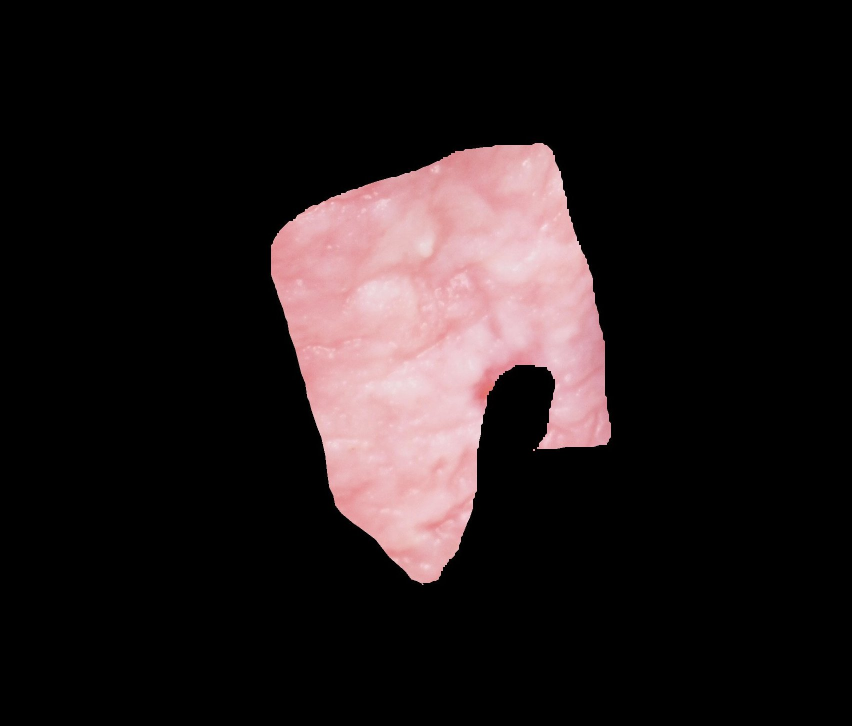
#> input picture Preprocesado/Heridas/Originales/1.jpg, 1704 x 1452 px (shown at 1/2 size); its folder holds only this picture in this run
$ jupyter execute Preprocesado.ipynb
#> lines starting #> are read from the running program, lines starting #| are printed output that depends on the picture
[cell 1]
# Todas las funciones aquí definidas y utilizadas están escritas en un .py con objetivo de poder ser usadas en el resto de NoteBooks.

[cell 2]
import os
import cv2 as cv
import PIL
import numpy as np
import matplotlib.pyplot as plt
import re
plt.rcParams["figure.figsize"] = (30,30)

# Lo primero que hemos de hacer es automatizar el proceso de recortar en cuadrados las imágenes de heridas y de los tejidos sanos de la misma imagen.

def cut(path_load, name):
    import numpy as np
    import cv2 as cv

    img = cv.imread(path_load+"/"+name)

    # Guardamos las dimensiones de la imagen
    dims = (img.shape[0], img.shape[1])

    # Vamos a realizar una suma en los 3 canales RBG, por lo que tendremos un array de Width x Height.
    img_sum = np.sum(img, axis = 2)

    # Ahora trataremos de encontrar el píxel mínimo y máximo en cada dimensión diferente de cero.
    indexs = [[],[]]

    [indexs[0], indexs[1]] = [[np.where(img_sum[i,:]>0) for i in range(dims[0])], [np.where(img_sum[:,i]>0) for i in range(dims[1])]]

    # En indexs[0] tenemos 480 arrays con los indices de los píxeles que son mayores de cero para la primera dimensión. De forma análoga para indexs[1].

    min_x = [indexs[1][i][0][0] if len(indexs[1][i][0] > 0) else -1 for i in range(len(indexs[1]))]
    max_x = [indexs[1][i][0][len(indexs[1][i][0])-1] if len(indexs[1][i][0] > 0) else -1 for i in range(len(indexs[1]))]

    min_x = np.min(list(filter(lambda number: number > 0, min_x)))
    max_x = np.max(list(filter(lambda number: number > 0, max_x)))

    limits_x = (min_x, max_x)

    min_y = [indexs[0][i][0][0] if len(indexs[0][i][0] > 0) else -1 for i in range(len(indexs[0]))]
    max_y = [indexs[0][i][0][len(indexs[0][i][0])-1] if len(indexs[0][i][0] > 0) else -1 for i in range(len(indexs[0]))]

    min_y = np.min(list(filter(lambda number: number > 0, min_y)))
    max_y = np.max(list(filter(lambda number: number > 0, max_y)))

    limits_y = (min_y, max_y)

    new_dims = np.max([limits_x[1]-limits_x[0], limits_y[1]-limits_y[0]])

    # Ahora hemos de recortar la imagen.

    new_limits = [(limits_x[0],limits_y[0]),(limits_x[0]+new_dims, limits_y[0]+new_dims)]

    img_new = img[new_limits[0][0]:new_limits[1][0],new_limits[0][1]:new_limits[1][1],:]

    # Si la imagen no es un cuadrado la rellenaremos con píxeles en negro.

    if img_new.shape[0] != img_new.shape[1]:
        index_min = np.where(np.array([img_new.shape[0], img_new.shape[1]]) == np.min(np.array([img_new.shape[0], img_new.shape[1]])))[0][0]
        if index_min == 0:
            zeros = np.zeros((img_new.shape[1]-img_new.shape[0],img_new.shape[1],3))
            new_img = np.vstack((zeros, img_new))
            return new_img
        else:
            zeros = np.zeros((img_new.shape[0],img_new.shape[0]-img_new.shape[1],3))
            new_img = np.hstack((zeros, img_new))
            return new_img
    else:
        return img_new

[cell 3]
# Función de preprocesado: normalización de 0-255 a 0-1 y posterior estandarización de los 3 canales RGB independientemente.
# Para realizar la estandarización hemos de usar la media y la std de las imágenes de tejido sano correspondientes a cada una de las heridas orales.
# Devuelve una imagen.

def preprocessing(path_inj, path_healthy, name_img, format):
    import numpy as np
    import cv2 as cv

    img_inj = cv.imread(path_inj+"/"+name_img+"."+format)
    img_healthy = cv.imread(path_healthy+"/"+name_img+"."+format)

    def standardize(img1, img2):
        mean = np.mean(img1)
        std = np.std(img1)
        img = (img2-mean)/std
        return img

    r_channel = standardize(img_healthy[:,:,0], img_inj[:,:,0])
    g_channel = standardize(img_healthy[:,:,1], img_inj[:,:,1])
    b_channel = standardize(img_healthy[:,:,2], img_inj[:,:,2])

    # Para evitar valores negativos en las imágenes de salida, aplicaremos la "unity-based normalization" tras estandarizar los canales.

    image_std = np.stack([r_channel, g_channel, b_channel], axis=-1)
    image_std_normalized = (image_std-np.min(image_std))/(np.max(image_std)-np.min(image_std))

    return image_std_normalized

[cell 4]
# Función de redimensión de una imagen a otro tamaño destino. Toma como entrada una imagen y las dimensiones deseadas.
# Como entrada también toma el tipo de interpolación deseada para redimensionar la imagne.
# Devuelve una imagen.

def resize(img, X, Y, method = "linear"):
    import cv2 as cv
    if method == "linear":
        res = cv.resize(img, (X,Y), interpolation=cv.INTER_LINEAR)
    elif method == "nearest":
        res = cv.resize(img, (X,Y), interpolation=cv.INTER_NEAREST)
    elif method == "area":
        res = cv.resize(img, (X,Y), interpolation=cv.INTER_AREA)
    elif method == "cubic":
        res = cv.resize(img, (X,Y), interpolation=cv.INTER_CUBIC)
    elif method == "lanczos4":
        res = cv.resize(img, (X,Y), interpolation=cv.INTER_LANCZOS4)
    else:
        print("Please choose one of the available interpolation methods: 'linear', 'nearest', 'area', 'cubic' or 'lanczos4'. Linear interpolation works by default.")

    return res

[cell 5]
# Función para mostrar una lista de imágenes.

def plot_img(images, rows, cols):
    import matplotlib.pyplot as plt
    if len(images.shape)>3:
        for i in range(images.shape[0]):
            img = images[i]
            plt.subplot(rows,cols,i+1)
            plt.rcParams["figure.figsize"] = (9,9)
            plt.axis('off')
            plt.imshow(img)
    else:
        img = images
        plt.rcParams["figure.figsize"] = (9,9)
        plt.axis('off')
        plt.imshow(img)

[cell 6]
# Función para guardar de forma que se visualice. Es idéntica a la función de mostrar imagen con la única diferencia de que, además, guarda la imagen.
# La imagen se guarda únicamente con el objetivo de visualizarla fuera de Python, pero ni el tamaño coincide ni los píxeles son los mismos tras volverla a cargar en Python.

# [6 lines left out: function save_img, not called in this run]

[cell 7]
# Lo primero que haremos será cargar las imágenes de las heridas y las zonas sanas, recortarlas y guardarlas en otra carpeta.

files1 = os.listdir("Heridas/Originales")
files2 = os.listdir("Sanos/Originales")

for i in range(len(files1)):
    img1 = cut(path_load = "Heridas/Originales", name = files1[i])
#> in cut, img is the input picture: shape (1452, 1704, 3); mean B, G, R 27.8, 27, 35.1
#> in cut, `img_sum = np.sum(img, axis = 2)`:
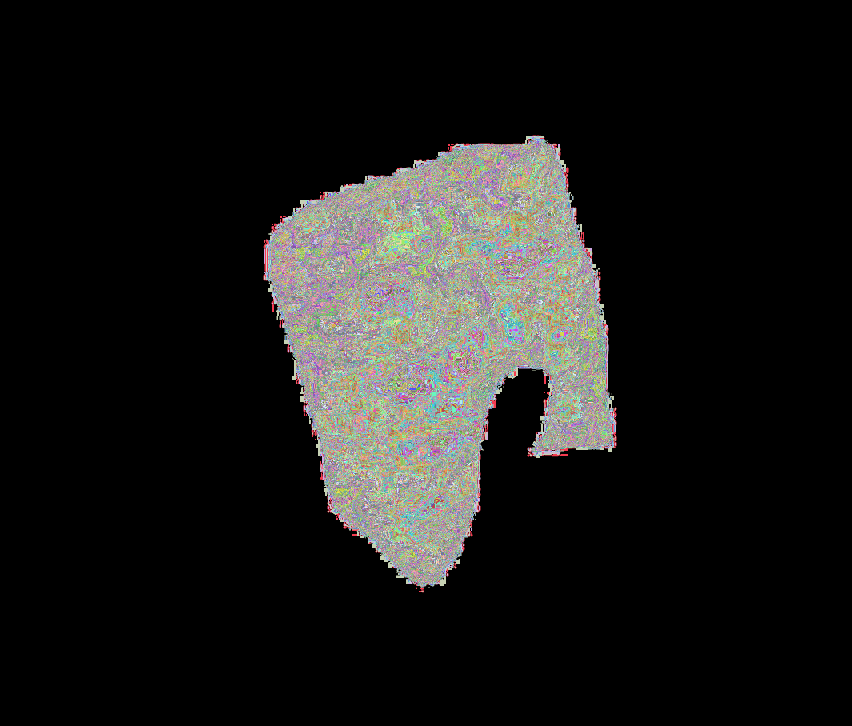
#> img_sum: shape (1452, 1704) uint64 (shown at 1/2 size); 373 distinct labels, from 0 to 713; one colour per label, 0 black
#> in cut, `min_x = [indexs[1][i][0][0] if len(indexs[1][i][0] > 0) else -1 for i ..`: min_x = 1704 values, max 817 at index 1228, min -1 at index 0, mean 151.8
#> in cut, `max_x = [indexs[1][i][0][len(indexs[1][i][0])-1] if len(indexs[1][i][0..`: max_x = 1704 values, max 1184 at index 844, min -1 at index 0, mean 393.6
#> in cut, `min_x = np.min(list(filter(lambda number: number > 0, min_x)))`: min_x = 271
#> in cut, `max_x = np.max(list(filter(lambda number: number > 0, max_x)))`: max_x = 1184
#> in cut, `limits_x = (min_x, max_x)`: limits_x = (271, 1184)
#> in cut, `min_y = [indexs[0][i][0][0] if len(indexs[0][i][0] > 0) else -1 for i ..`: min_y = 1452 values, max 1065 at index 271, min -1 at index 0, mean 407.4
#> in cut, `max_y = [indexs[0][i][0][len(indexs[0][i][0])-1] if len(indexs[0][i][0..`: max_y = 1452 values, max 1232 at index 816, min -1 at index 0, mean 699
#> in cut, `min_y = np.min(list(filter(lambda number: number > 0, min_y)))`: min_y = 527
#> in cut, `max_y = np.max(list(filter(lambda number: number > 0, max_y)))`: max_y = 1232
#> in cut, `limits_y = (min_y, max_y)`: limits_y = (527, 1232)
#> in cut, `new_dims = np.max([limits_x[1]-limits_x[0], limits_y[1]-limits_y[0]])`: new_dims = 913
#> in cut, `new_limits = [(limits_x[0],limits_y[0]),(limits_x[0]+new_dims, limits_..`: new_limits = [(271, 527), (1184, 1440)]
#> in cut, `img_new = img[new_limits[0][0]:new_limits[1][0],new_limits[0][1]:new_l..`:
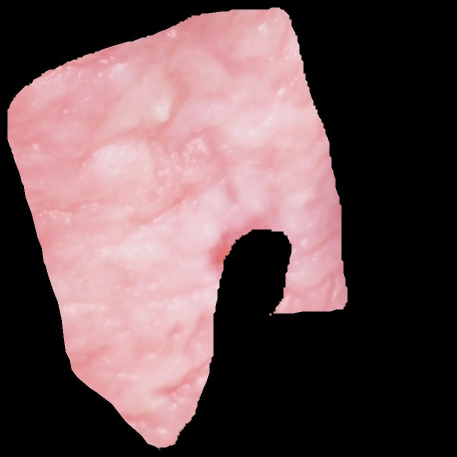
#> img_new: shape (913, 913, 3) (shown at 1/2 size); mean B, G, R 82.4, 80, 104.3
    img2 = cut(path_load = "Sanos/Originales", name = files2[i])
    cv.imwrite("Heridas/Recortados/"+re.findall(r'\d+', files1[i])[0]+".png", img1)
    cv.imwrite("Sanos/Recortados/"+re.findall(r'\d+', files2[i])[0]+".png", img2)

[cell 8]
# Ahora hemos de tener en cuenta que las imágenes van a tener diferente tamaño tras estandarizarlas y normalizarlas, por lo que será necesario hacer un redimensionado
# a algunas de ellas para que todas tengan la misma dimensión. No obstante, ya tenemos las imágenes en cuadrados. Guardaremos también los tamaños.

import os

files = os.listdir("Heridas/Recortados")

processed_images, sizes = [preprocessing(path_inj = "Heridas/Recortados", path_healthy = "Sanos/Recortados", name_img = str(i+1), format = "png") for i in range(len(files))], [preprocessing(path_inj = "Heridas/Recortados", path_healthy = "Sanos/Recortados", name_img = str(i+1), format = "png").shape[0] for i in range(len(files))]
#> in standardize, `mean = np.mean(img1)`: mean = 82.43
#> in standardize, `mean = np.mean(img1)`:
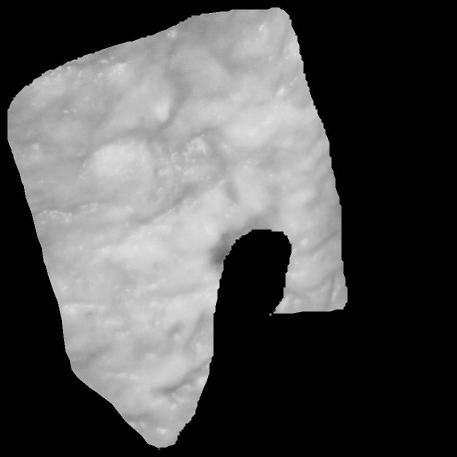
#> img1: shape (913, 913) (shown at 1/2 size); min 0, max 234, mean 82.4
#> in standardize, `std = np.std(img1)`: std = 92.19
#> in standardize (call 3), `mean = np.mean(img1)`: mean = 104.3
#> in standardize (call 3), `mean = np.mean(img1)`:
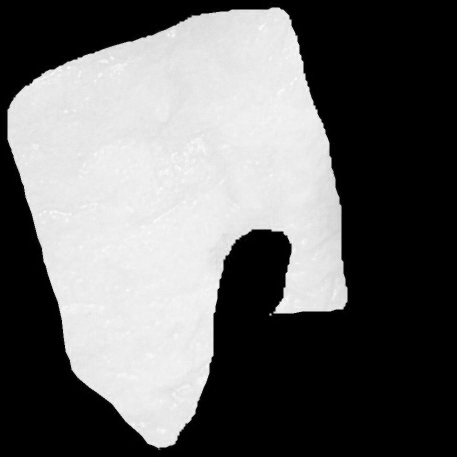
#> img1: shape (913, 913) (shown at 1/2 size); min 0, max 255, mean 104.3
#> in standardize (call 3), `std = np.std(img1)`: std = 115.7
#> in preprocessing, `image_std = np.stack([r_channel, g_channel, b_channel], axis=-1)`:
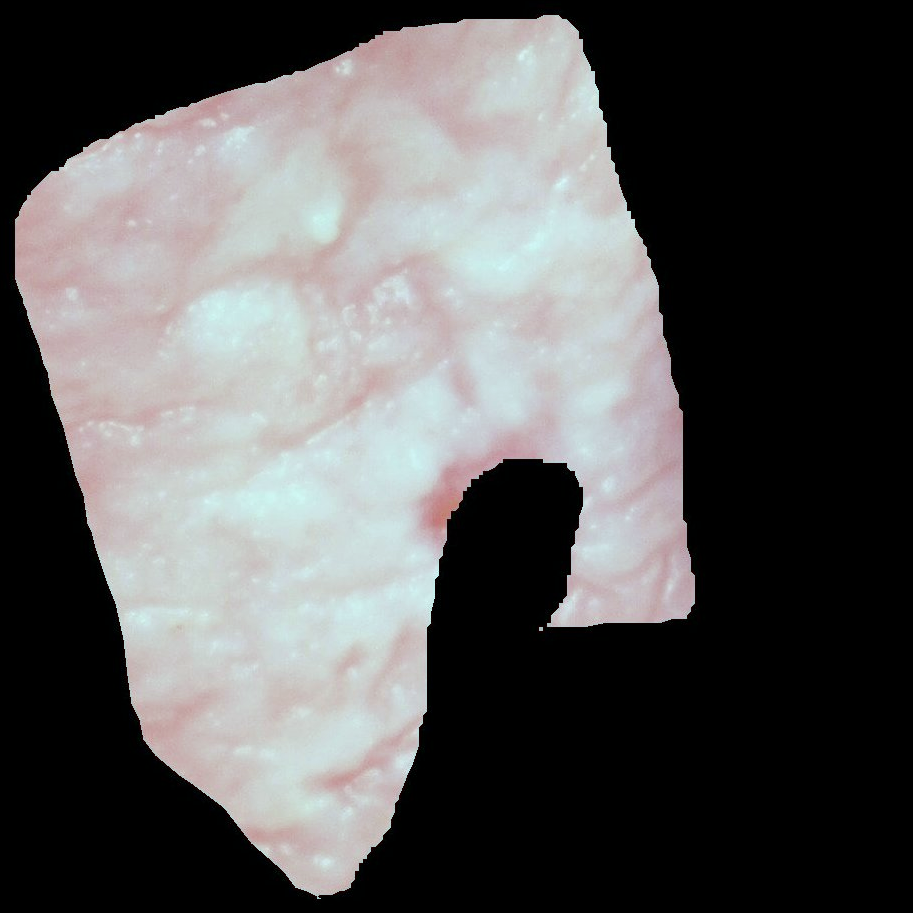
#> image_std: shape (913, 913, 3) float64; mean B, G, R -1.27e-12, 5.76e-13, -9.12e-13; drawn with min black and max white
#> sizes = [913]

[cell 9]
# Redimensionaremos las imágenes mediante el método de interpolación linear.
# Para la redimensión sería conveniente utilizar una media de las dimensiones.

new_dim = int(round(np.mean(sizes)))
#> new_dim = 913

resized_images = [resize(processed_images[i], X = new_dim, Y = new_dim, method = "linear") for i in range(len(files))]
#> resized_images = 1 item

# Por último las vamos a disponer en un array todas juntas.
resized_images = np.stack(resized_images, axis = 0)

[cell 10]
# Ploteamos las imágenes procesadas.

plot_img(resized_images, rows = 3, cols = 4)

$ run again, on Preprocesado/Heridas/Recortados/1.png
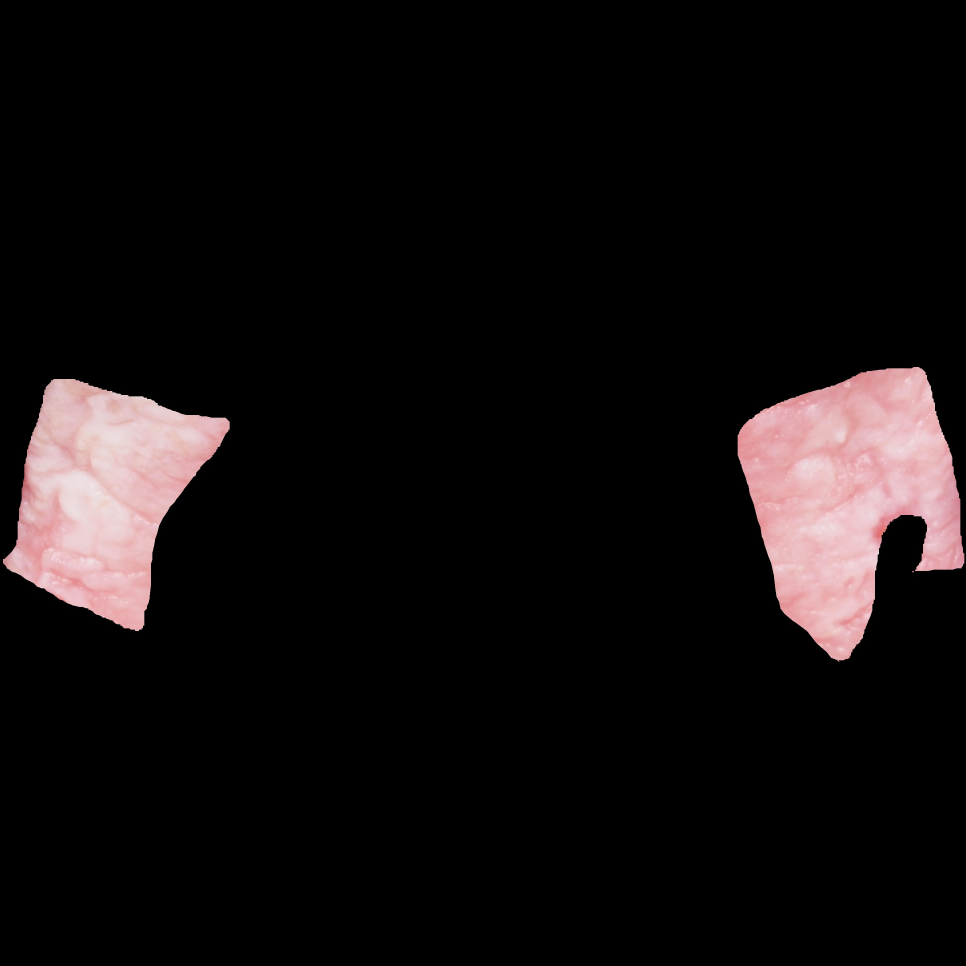
#> input picture Preprocesado/Heridas/Recortados/1.png, 2897 x 2897 px (shown at 1/3 size)
#> in preprocessing, img_inj is the input picture: shape (2897, 2897, 3); mean B, G, R 15, 14.7, 18.6
#> mean = 15.02
#> in standardize, `mean = np.mean(img1)`:
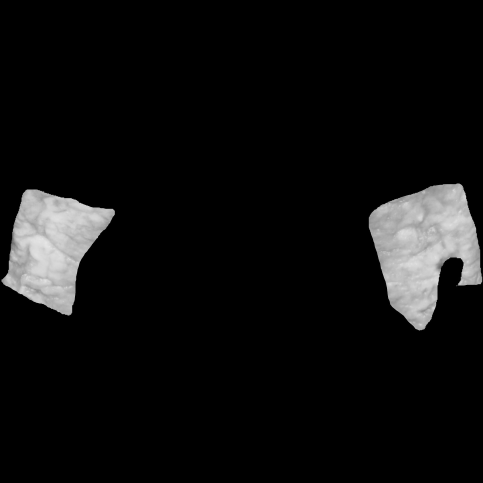
#> img1: shape (2897, 2897) (shown at 1/6 size); min 0, max 236, mean 15
#> std = 51.07
#> mean = 18.62
#> in standardize (call 3), `mean = np.mean(img1)`:
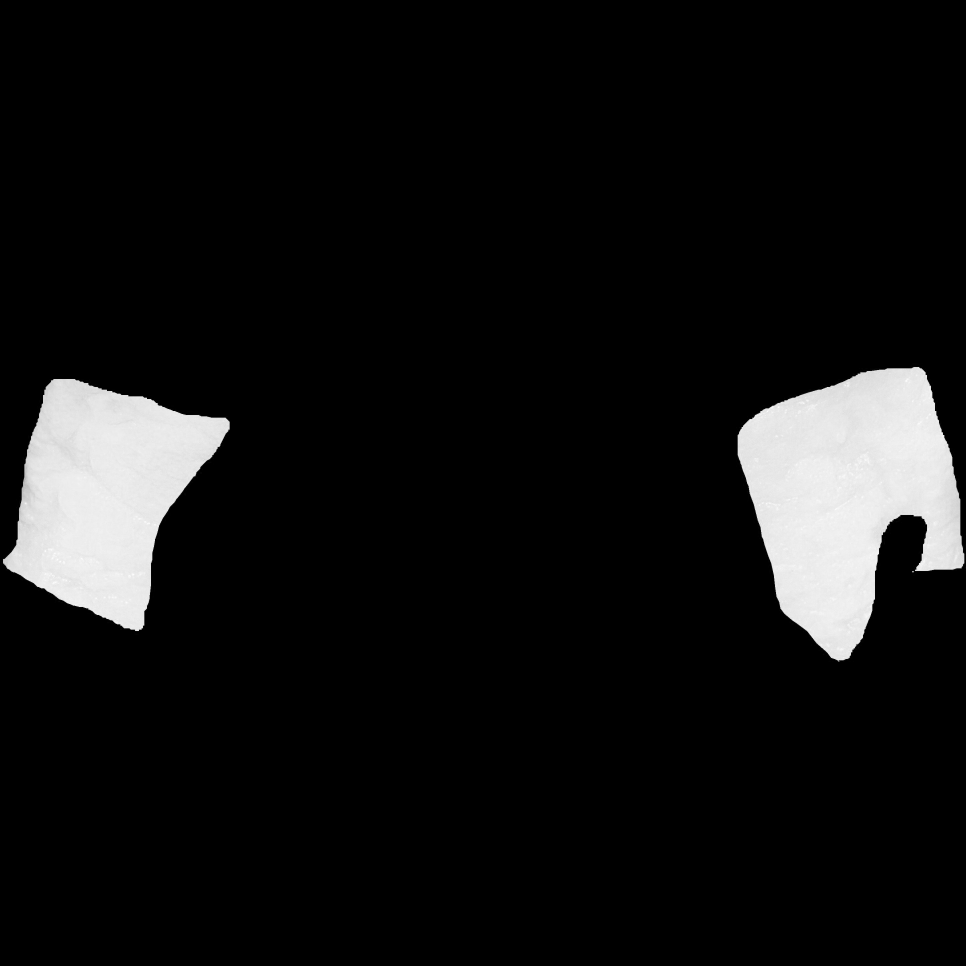
#> img1: shape (2897, 2897) (shown at 1/3 size); min 0, max 255, mean 18.6
#> std = 63.04
